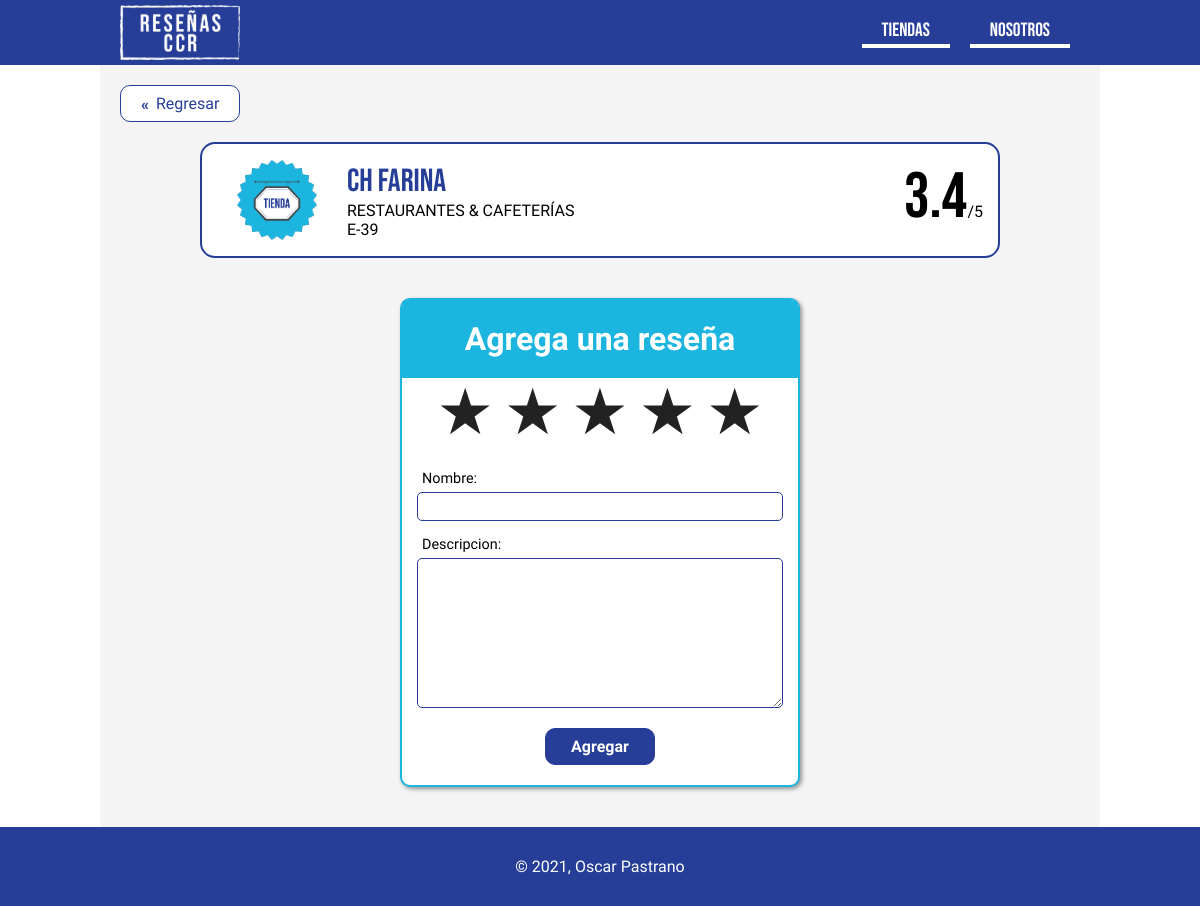
The page /review/87/ on the database its author committed.
### reviews/models.py (models this page shows, shortened)
class Store(models.Model):
	name = models.CharField(max_length=150)
	room = models.CharField(max_length=150,  null=True, blank=True)
	description = models.TextField( null=True, blank=True)
	score = models.DecimalField(max_digits=4, decimal_places=2, null=True, blank=True)
	logo = models.TextField( null=True, blank=True)
	category = models.ForeignKey(
		Category, on_delete=models.SET_NULL, related_name='stores', null=True, blank=True
	)
	class Meta:
		ordering = ['name']
	def totalScore(self):
		total = 0
		for rev in self.reviews.all():
			total = total + rev.score
		if total > 0:
			return total / len(self.reviews.all())
		else:
			return 0

class Category(models.Model):
	name = models.CharField(max_length=150)
	description = models.TextField(null=True, blank=True)
	class Meta:
		ordering = ['name']

class Review(models.Model):
	score = models.IntegerField()
	name = models.CharField(max_length=150, blank=True)
	description = models.TextField( null=True, blank=True)
	created = models.DateTimeField(auto_now_add=True)
	store = models.ForeignKey(
		Store, on_delete=models.SET_NULL, related_name='reviews', null=True, blank=True
	)
	class Meta:
		ordering = ['-created']

### reviews/views.py (the view)
# urls.py: path('review/<int:storeId>/', createReview, name='create'),
def createReview(request, storeId):
	store = Store.objects.get(id=storeId)
	if request.method == 'POST':
		form = ReviewForm(request.POST)
		if form.is_valid():
			instance = form.save(commit=False)
			instance.store=store
			instance.save()
			return redirect('reviews:store', storeId)
	else:
		form = ReviewForm()
	context = {
		'form': form,
		'store': store
	}
	return render(request, 'reviews/review_add.html', context)

### reviews/forms.py (shortened to what this page needs)
class ReviewForm(ModelForm):
	class Meta:
		model = Review
		fields = ['score', 'name', 'description']
		labels = {
			'score': _(''),
			'name': _('Nombre:'),
			'description': _('Descripcion:')
		}
		widgets = {
			'score': RadioSelect(choices=SCORES),
			'name': TextInput(attrs={'autocomplete': 'off'}),
			'description': Textarea(attrs={'autocomplete': 'off'})
		}

### reviews/templates/reviews/review_add.html (shortened to what this page needs)
{% extends 'base.html' %} {% load static %}
{% block main %}
<a href=" {% url 'reviews:store' store.id %} " class="back">Regresar</a>
{% include './partials/storeData.html' %}
<div class="new">
   <p class="frmT">Agrega una reseña</p>
   <form action="" method="post">
      {% csrf_token %} {{form}}
      <button type="submit" class="add">Agregar</button>
   </form>
</div>
{% endblock %}

### reviews/templates/reviews/partials/storeData.html
{% load static %}
<div class="store">
   <div class="logo">
      <img src=" {% static 'img/storeLogo.png' %} " alt="" />
   </div>
   <div class="info">
      <p class="strName">{{store.name}}</p>
      <p>{{store.category.name}}</p>
      <p>{{store.room}}</p>
   </div>
   <div class="score">
      {% if store.totalScore == 0 %}
      <p>&theta;</p>
      {% else %}
      <p>{{store.totalScore|floatformat}} <span>/5</span></p>
      {% endif %}
   </div>
</div>

### assets/css/main.css (style rules this page uses)
* { margin:0;padding:0;box-sizing:border-box;font-family:ubuntu }
body { font-family:arial;background:#fff;color:#000 }
ul { list-style:none }
a { text-decoration:none;color:#fff }
.back { display:inline-block;padding:8px 20px 8px 35px;border:1px solid #263e98;text-align:center;margin:20px;border-radius:10px;color:#263e98;background:#fff;position:relative;transition:.2s }
.back:before { content:"«";position:absolute;left:20px;top:50%;transform:translate(0, -50%);font-weight:bold;transition:.2s }
.add { display:inline-block;margin:20px 0;padding:8px 25px;background:#263e98;font-weight:bold;border:1px solid #263e98;border-radius:10px;box-shadow:2px 2px 2px #fff;transition:.2s }
.store { display:flex;align-items:center;padding:15px;border:2px solid #263e98;border-radius:15px;max-width:80%;margin:0 auto;background:#fff }
.store .logo { margin-right:10px;width:120px }
.store img { height:80px;display:block;margin:0 auto }
.store .info { flex:1 }
.store .info .strName { font-size:2rem;font-family:"Bebas Neue";color:#263e98 }
.store .score p { font-family:"Bebas Neue";font-size:4rem;border-bottom:5px solid #fff }
.store .score span { font-size:1rem;margin-left:-10px }
.new { width:400px;margin:20px auto 0;padding:15px;border:1px solid #263e98;border-radius:10px }
.new .frmT { text-align:center;font-size:1.2rem;font-weight:bold }
.new input,.new label,.new textarea { display:block;font-size:.9rem;padding:5px;outline:none }
.new label { padding-top:15px }
.new input[type=text] { width:100% }
.new textarea { width:100%;max-width:100%;min-width:100%;min-height:100px;max-height:150px }
.new input[type=text],.new textarea { border-radius:5px;border:1px solid #fff }
.new button { color:#fff;cursor:pointer;margin:20px auto 5px;display:block;font-size:1rem }
.new { width:400px;margin:40px auto 0;padding:60px 15px 15px;border:2px solid #1cb5e0;border-radius:10px;background:#fff;box-shadow:2px 2px 4px rgba(0,0,0,.4);position:relative }
.new .frmT { text-align:center;padding:20px 0;background:#1cb5e0;font-size:2rem;font-weight:bold;color:#fff;border-radius:7px 7px 0 0;position:absolute;width:100%;left:0;top:0 }
.new input[type=text],.new textarea { border-radius:5px;border:1px solid #263e98 }
#id_score { display:flex;justify-content:center }

### rows shown on the page
Store: name "CH FARINA", category.name "RESTAURANTES & CAFETERÍAS", room "E-39", totalScore "3.4"
